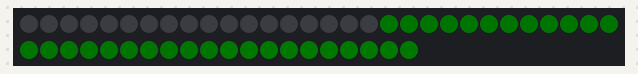
Bench run of a sketch on a simulated Arduino Uno, built with avr-gcc and run on an emulated ATmega328P. Parts: 50 RGB LEDs in strip order, left to right, continuing on the next row. Dim RGB values are drawn brighter than linear; colours are those a GRB WS2812 strip shows for the declared byte order.

Above: at 0.14 s.
At 6.84 s:
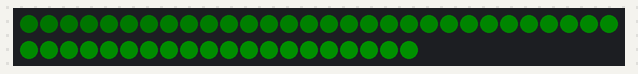
At 15.84 s:
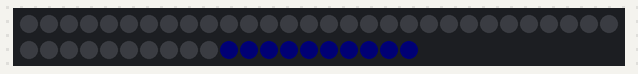
At 20.08 s:
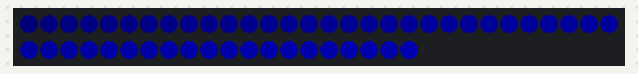
At 31.28 s:
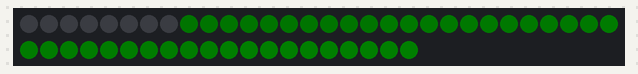
At 38.6 s:
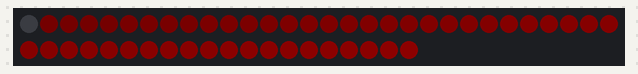

The sketch:

HelloBlinky.ino
```cpp
#include <FastLED.h>

#define LED_COUNT 50 // BlinkyTape has 60 LEDs!
struct CRGB leds[LED_COUNT]; // this struct contains 60 CRGB values.  This is where

#define PIN_BUTTON 10
#define PIN_IO_A   7
#define PIN_IO_B   11
#define PIN_SIGNAL 13
#define PIN_INPUT  10

int color_set = 0;

// first, let's get ready to blink using some FastLED routines
// take a look at the FastLED example called Fast2Dev for more usage info
void setup()
{
  LEDS.addLeds<WS2812B, PIN_SIGNAL, RGB>(leds, LED_COUNT); // this configures the BlinkyBoard - leave as is.
  LEDS.showColor(CRGB(0, 0, 0)); // set the color for the strip all at once.
  LEDS.setBrightness(0); // start out with LEDs off
  LEDS.show(); // you'll always need to call this function to make your changes happen.
}

// set the color for all the LEDs based on the color code
void setcolor(int colorcode) {

  for (int i = 0; i < LED_COUNT; i++) {
    // instead of setting the color all at once we're going to step through each LED to show how to set them individually
    switch(colorcode) {
      // there are several ways to set colors. We're going to pass a CRGB here, but there are other methods.
      // See the Fast2Dev example for the others
      case 0: leds[i] = CRGB(i*3+10,0,0); break; // using the 'i' term will create a brightness gradient in active color

      case 1: leds[i] = CRGB(0,i*3+10,0); break;

      case 2: leds[i] = CRGB(0,0,i*3+10); break;
    }
  }
  LEDS.show();
}

// we'll make the color fade in and out by setting the brightness
void pulse(int wait_time) {
  // let's fade up by scaling the brightness - in general, brightness shouldn't go above 93, so the strip won't draw too much power.
  // Oh, and 93 is plenty bright!
  for(int scale = 0; scale < 93; scale++) {
    LEDS.setBrightness(scale);
    LEDS.show();
    delay(wait_time);
  }
  // now let's fade down by scaling the brightness
  for(int scale = 93; scale > 0; scale--) {
    LEDS.setBrightness(scale);
    LEDS.show();
    delay(wait_time);
  }
}

// this is the main loop where we call the other functions.
void loop() {
  int waiting_time = 40; //time in ms for color scaling

  setcolor(color_set); // we call our color-set routine

  pulse(waiting_time); // now we make it fade in and out

  color_set++; // OK - next color!
  color_set = color_set % 3; // modulus, just so we always stay below 2 and our function works.
}
```
